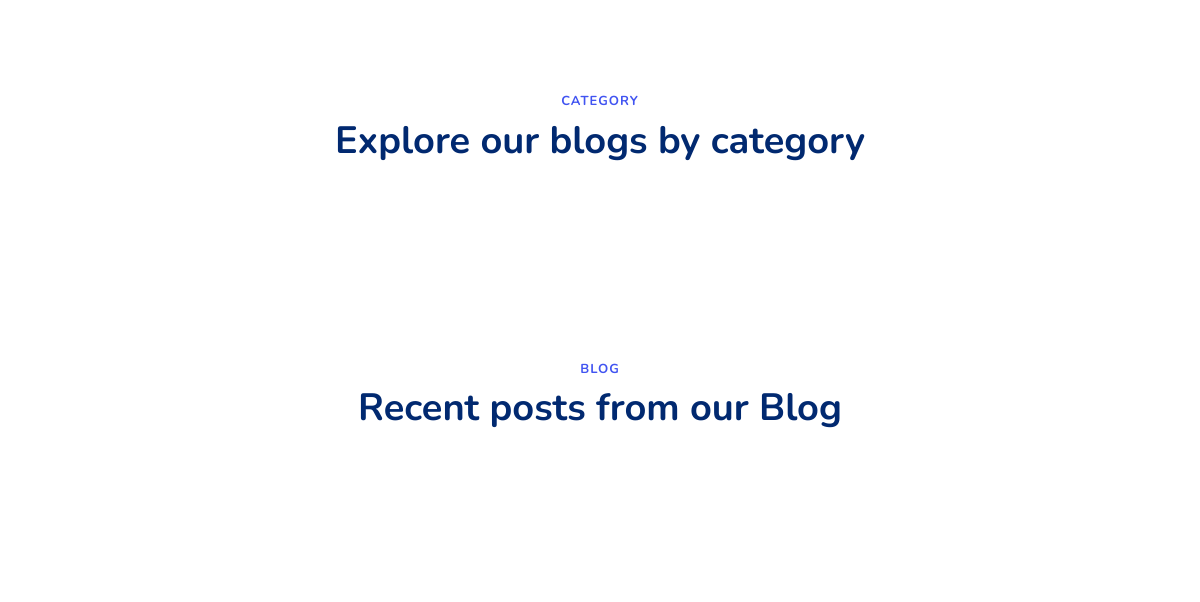
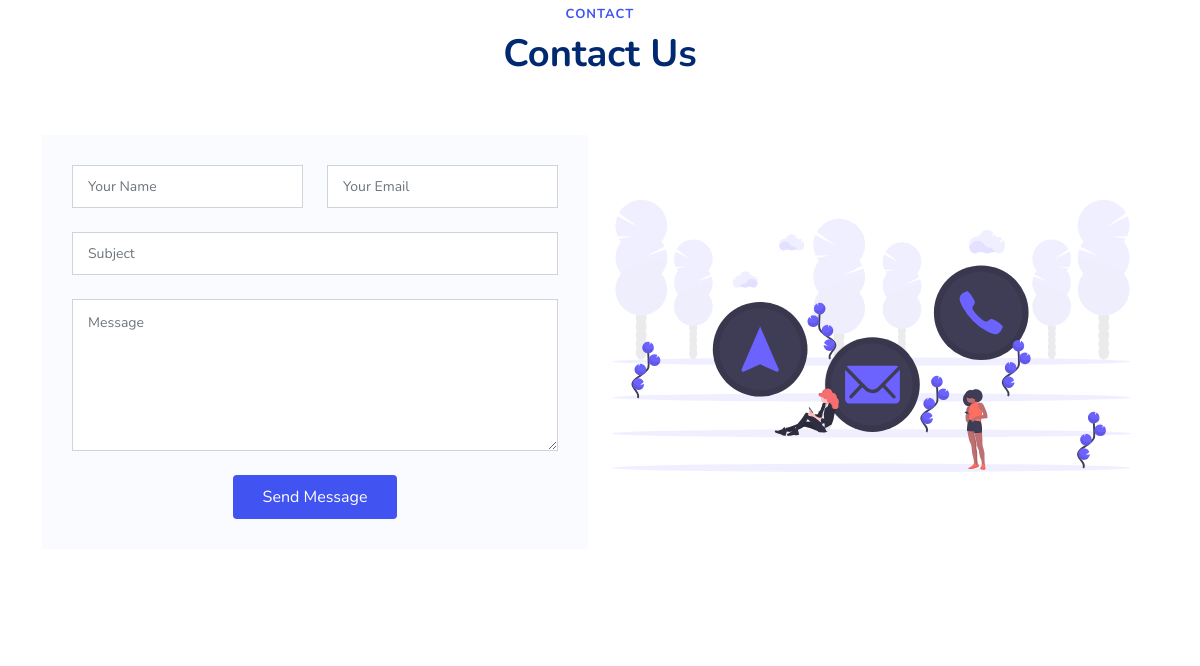
The app's page / (middle part), older data (2 pictures, top to bottom).
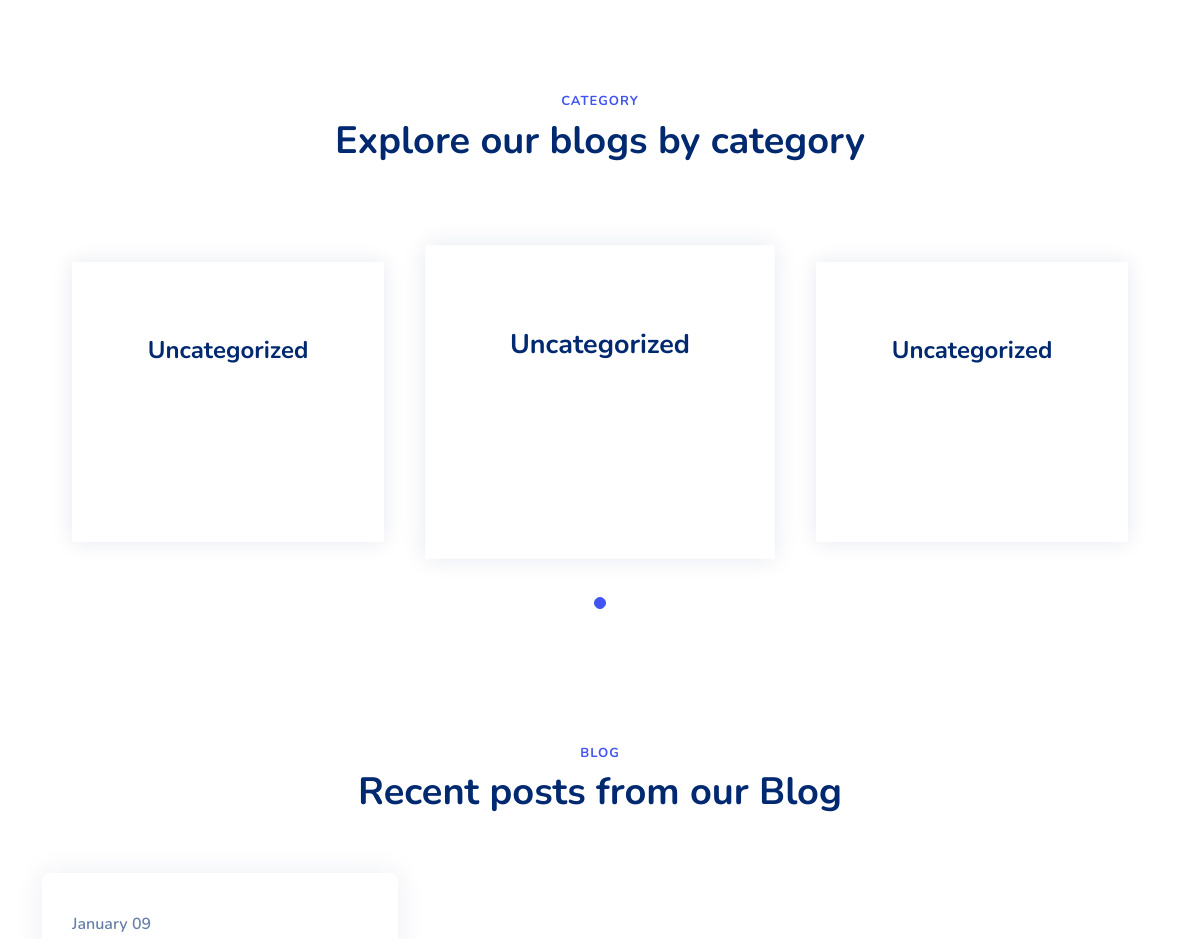
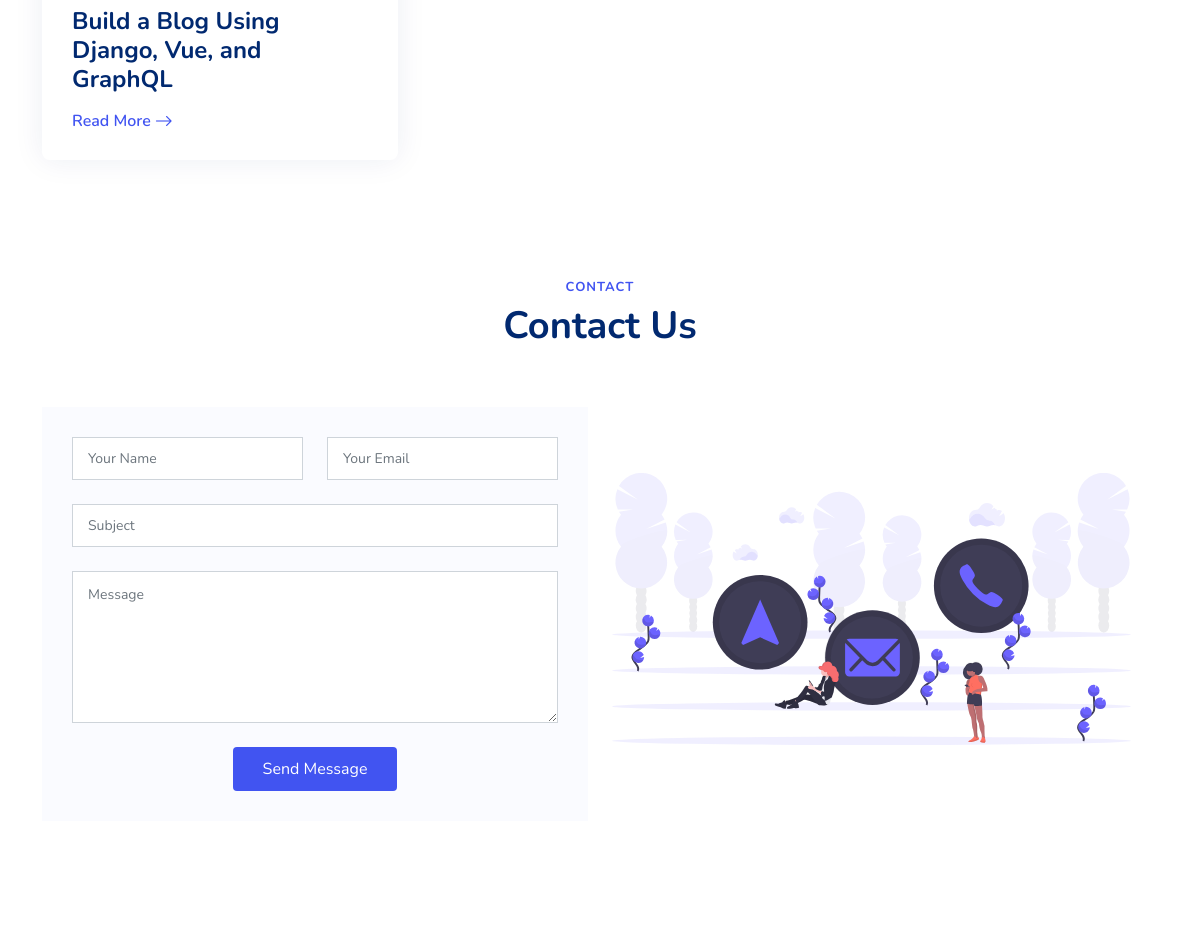
The same page, newer data (2 pictures, top to bottom).
### blog/models.py (models this page shows, shortened)
class Category(models.Model):
    name = models.CharField(max_length=70)
    cat_img = models.URLField(default="url")

class Post(models.Model):
    title = models.CharField(max_length=100)
    blog_snipet = models.CharField(max_length=400)
    title_tag = models.CharField(max_length=20)
    author = models.ForeignKey(User, on_delete=models.CASCADE)
    body = RichTextField(null=True, blank=True)
    date_published = models.DateField(auto_now_add=True)
    entry_img = models.URLField()
    tags = TaggableManager()
    modified = models.DateTimeField(auto_now=True)
    hit_count_generic = GenericRelation(HitCount, object_id_field='object_pk', related_query_name='hit_count_generic_relation')
    author_conculsion = models.CharField(max_length=300, default="No Author Review")
    readtime_min = models.IntegerField(default=0)
    editor_choice = models.BooleanField(default=False)
    likes = models.ManyToManyField(User, default=None, blank=True, related_name='post_likes')
    likes_count = models.BigIntegerField(default='0')
    category = models.ForeignKey(Category, on_delete=models.PROTECT, default=1)

### IndexHome/views.py (the view)
# urls.py: path(r'', views.index, name='index'),
@cache_page(1800)
def index(request):
    recent_blog = Post.objects.all()
    user_count = User.objects.count()
    category = Category.objects.all()[:6]
    return render(request, 'IndexHome/index.html',{'post':recent_blog.order_by('-likes_count','-date_published')[:3],'user_count':user_count,'total_blogs':recent_blog.count(),'category':category})

### templates/IndexHome/index.html (shortened to what the changed rows need)
{% extends 'IndexHome/base.html' %}
{% block body %}
{% load static %}
<main id="main">
    <section id="testimonials" class="testimonials">
        <div class="container" data-aos="fade-up">
            <header class="section-header">
                <h2>CATEGORY</h2>
            </header>
            <div class="testimonials-slider swiper-container" data-aos="fade-up" data-aos-delay="200">
                <div class="swiper-wrapper">
                    {% for cat_name in category %}
                    <div class="swiper-slide">
                        <div class="testimonial-item">
                            <a href="{% url 'blog:category' category_slug=cat_name.name %}">
                                <center><img src="" style="width:80%;" class="img-fluid" alt=""></center>
                            </a>
                            <h3 class="cat_explore">{{cat_name.name}}</h3>
                        </div>
                    </div>
                    {% endfor %}
                </div>
                <div class="swiper-pagination"></div>
            </div>
        </div>
    </section>
    <section id="recent-blog-posts" class="recent-blog-posts">
        <div class="container" data-aos="fade-up">
            <header class="section-header">
                <h2>BLOG</h2>
            </header>
            <div class="row">
                {% for blog in post %}
                    <div class="col-lg-4">
                        <div class="post-box">
                            <div class="post-img">
                            </div>
                            <span class="post-date">{{blog.date_published|date:"F d"}}</span>
                            <h3 class="post-title">
                                {{blog.title}}
                            </h3>
                            <a href="{% url 'blog:blog_details' blog.pk %}" class="readmore stretched-link mt-auto"><span>Read More</span><i class="bi bi-arrow-right"></i></a>
                        </div>
                    </div>
                {% endfor %}
            </div>
        </div>
    </section>
    <section id="contact" class="contact">
        <div class="container" data-aos="fade-up">
            <header class="section-header">
                <h2>Contact</h2>
            </header>
        </div>
    </section>
</main>
{% endblock body %}

Row changes from the older to the newer data that the page shows:
added Category: name "Uncategorized"
added Post: date_published "January 09", title "Build a Blog Using Django, Vue, and GraphQL"
